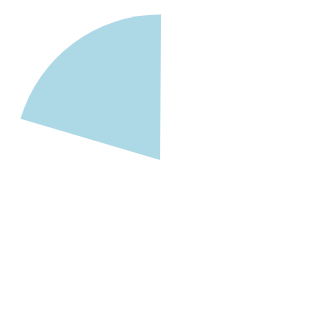

Vega-Lite specification stored for this chart:
### Vega specification from a JSON file in a GitHub repository (floating-point values rounded to 4 significant figures)
{"$schema": "https://vega.github.io/schema/vega/v5.json", "description": "A simple pie chart with embedded data.", "background": "white", "padding": 5, "width": 100, "height": 100, "style": "view", "marks": [{"name": "marks", "type": "arc", "style": ["arc"], "encode": {"update": {"x": {"value": 50}, "y": {"value": 50}, "outerRadius": {"value": 50}, "startAngle": {"value": 5}, "endAngle": {"value": 6.29}, "fill": {"value": "lightblue"}}}}]}
